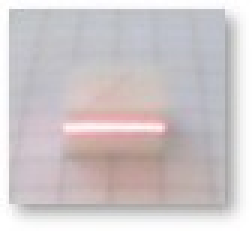
%> input picture MatlabProject/b1.jpg, 84 x 77 px (shown 3 times larger)
$ octave A_TestImgHSV2.m   (GNU Octave 9; MATLAB toolbox functions it lacks are replaced by stand-ins)
%> lines starting %> are read from the running program, lines starting %| are printed output that depends on the picture
% 读取你上传的 HSV 可视化图像（注意：其实是 RGB 格式显示的）
img = imread('b1.jpg');
%> img is the input picture: size 77x84x3 uint8; mean R, G, B 205.9, 198.6, 200.5

% 转换为 HSV 色彩空间（范围都是 [0, 1]）
hsv_img = rgb2hsv(img);
%> hsv_img: size 77x84x3 double; mean H, S, V 0.47, 0.056, 0.817

% 展平各通道
H = hsv_img(:,:,1);
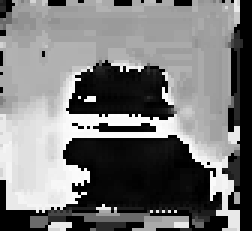
%> H: size 77x84 double (shown 3 times larger); min 0, max 0.997, mean 0.47
S = hsv_img(:,:,2);
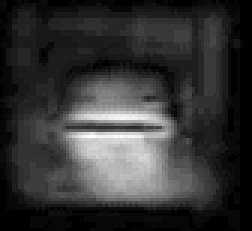
%> S: size 77x84 double (shown 3 times larger); min 0, max 0.266, mean 0.056; drawn with min black and max white
V = hsv_img(:,:,3);
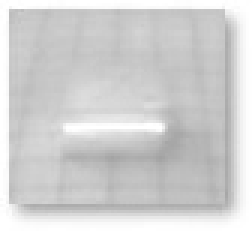
%> V: size 77x84 double (shown 3 times larger); min 0.635, max 1, mean 0.817
H = H(:);
%> H = 6468 values, max 0.997 at index 2888, min 0 at index 5, mean 0.47
S = S(:);
%> S = 6468 values, max 0.266 at index 3126, min 0 at index 5, mean 0.056
V = V(:);
%> V = 6468 values, max 1 at index 1, min 0.635 at index 4134, mean 0.817

% 获取原图颜色作为 scatter 点颜色
rgb_flat = double(reshape(img, [], 3)) / 255;

% 可选：去除全黑背景点（Value 极低）
valid_idx = V > 0.05;  % 可以调整阈值
%> valid_idx = 6468 logical values, 6468 true
H = H(valid_idx);
S = S(valid_idx);
V = V(valid_idx);
rgb_flat = rgb_flat(valid_idx, :);

% 绘制 HSV 分布图
figure;
scatter3(H, S, V, 8, rgb_flat, 'filled');
xlabel('Hue');
ylabel('Saturation');
zlabel('Value');
title('HSV Distribution of Uploaded Image');
xlim([0 1]); ylim([0 1]); zlim([0 1]);
grid on;
view(45, 25);
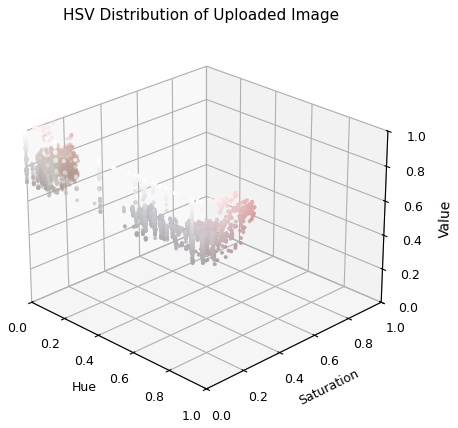
%> figure redrawn from the program's plot data
